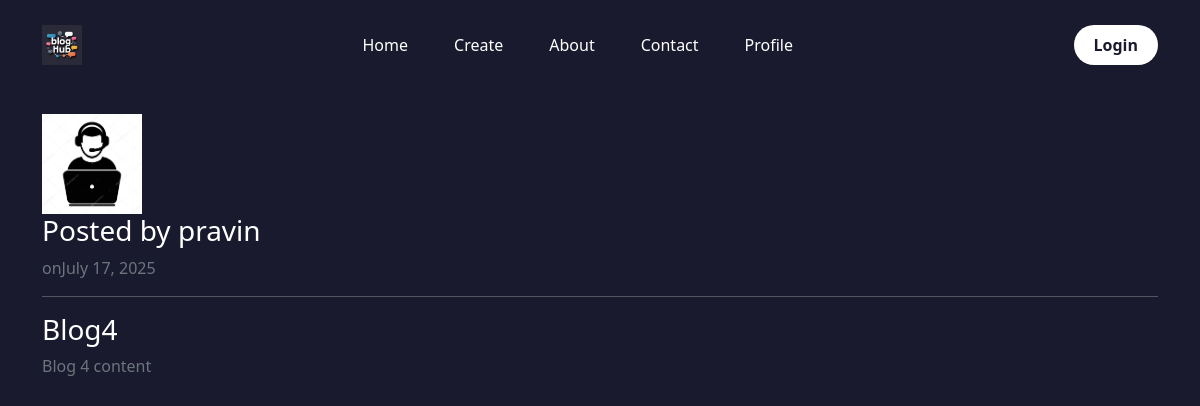
The app's page /post/4/, older data.
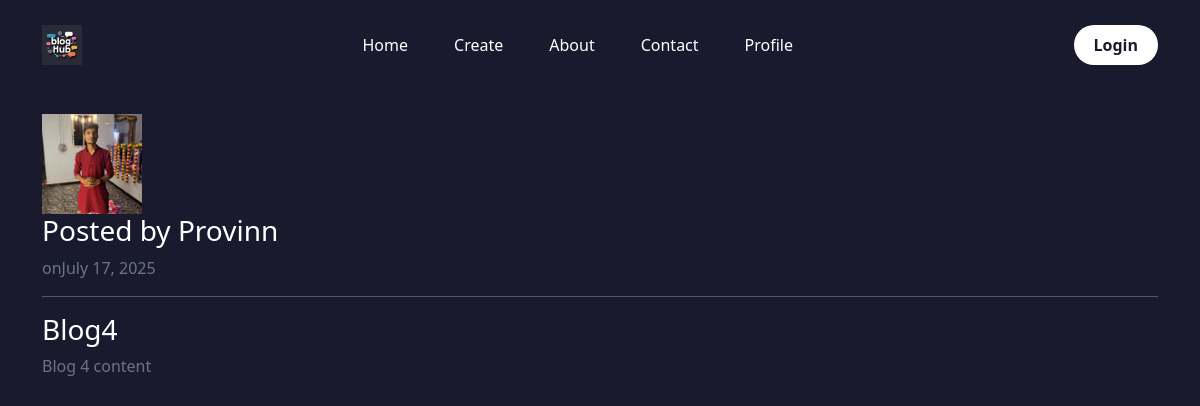
The same page, newer data.
### blog/models.py (models this page shows, shortened)
class Post(models.Model):
    title=models.CharField(max_length=100)
    content=models.TextField()
    date_posted=models.DateTimeField(default=timezone.now)
    author=models.ForeignKey(User,on_delete=models.CASCADE)
    image=models.ImageField(default="background.jpg",upload_to='blog')

### users/models.py (models this page shows, shortened)
class profile(models.Model):
    user=models.OneToOneField(User,on_delete=models.CASCADE)
    image=models.ImageField(default='profile/default.jpg',upload_to='profile')

### blog/views.py (the view)
# urls.py: path("post/<int:pk>/",PostDetailView.as_view(),name="post-detail"),
class PostDetailView(DetailView):
    model=Post

### blog/templates/blog/post_detail.html
{% extends "blog/base.html" %}
{% block content %}
  <article class="content-section">
    <div class="media">
      <img class="account-img" src="{{ object.author.profile.image.url }}" alt="Profile Picture" style="width: 100px; height: 100px; object-fit: cover;">
      <div class="media-body">
        <h3 class="account-heading">Posted by {{ object.author }} </h3>
        <p class="text-secondary">on{{ object.date_posted|date:"F d, Y" }}</p>
      </div>
    </div>
    <hr>
    <h3>{{ object.title }}</h3>
    <p class="text-secondary">{{ object.content }}</p>
  </article>
{% endblock %}

### blog/templates/blog/base.html (shortened to what this page needs)
<!DOCTYPE html>
<html lang="en">
<head>
  <link href="https://cdn.jsdelivr.net/npm/bootstrap@5.3.0/dist/css/bootstrap.min.css" rel="stylesheet">
  <link href="https://cdn.jsdelivr.net/npm/bootstrap-icons@1.10.5/font/bootstrap-icons.css" rel="stylesheet">
</head>
<body>
<nav class="navbar navbar-expand-lg navbar-dark navbar-custom">
  <div class="container">
    <a class="navbar-brand fw-semibold" href="#">
      <img src="media/logo/image.png" alt="Blog Logo">
    </a>
    <div class="collapse navbar-collapse" id="navbarContent">
      <ul class="navbar-nav mx-auto mb-2 mb-lg-0">
        <li class="nav-item">
          <a class="nav-link" href="{% url 'blog-home' %}">Home</a>
        </li>
        <li class="nav-item">
          <a class="nav-link" href="{%url 'post-create' %}">Create</a>
        </li>
        <li class="nav-item">
          <a class="nav-link" href="{% url 'blog-about' %}">About</a>
        </li>
        <li class="nav-item">
          <a class="nav-link" href="{% url 'blog-contact' %}">Contact</a>
        </li>
        <li class="nav-item">
          <a class="nav-link" href="{% url 'profile' %}">Profile</a>
        </li>
      </ul>
      <ul class="navbar-nav">
        {% if request.user.is_authenticated %}
          <li class="nav-item">
            <form method="POST" action="{% url 'logout' %}">
              {% csrf_token %}
              <button type="submit" class="btn btn-login-style">Logout</button>
            </form>
          </li>
        {% else %}
          <li class="nav-item">
            <a class="btn btn-login-style" href="{% url 'login' %}">Login</a>
          </li>
        {% endif %}
      </ul>
    </div>
  </div>
</nav>
<div class="container mt-4">
  {% block content %}
  {% endblock %}
</div>
</body>
</html>

### blog/templates/blog/base.html (style rules this page uses)
body { background-color: #1a1a2e; color: #ffffff; font-family: 'Segoe UI', sans-serif; }
.container.mt-4 { background-color: #1a1a2e !important; color: inherit; }
.navbar-custom { background-color: #1a1a2e; box-shadow: none; padding-top: 20px; padding-bottom: 20px; }
.navbar-custom .navbar-brand { margin-right: auto; }
.navbar-custom .navbar-brand img { height: 40px; width: auto; }
.navbar-custom .navbar-nav.mx-auto { flex-direction: row; justify-content: center; flex-grow: 1; }
.navbar-custom .nav-link { color: #ffffff !important; font-weight: 500; margin: 0 15px; }
.btn-login-style { background-color: #ffffff; color: #1a1a2e !important; border: none; border-radius: 25px; padding: 8px 20px; font-weight: bold; transition: background-color 0.3s ease, color 0.3s ease; }

Row changes from the older to the newer data that the page shows:
changed through a linked row, Post "Blog4": author.profile.image: picture added in place of a placeholder; author "pravin" → "Provinn"
